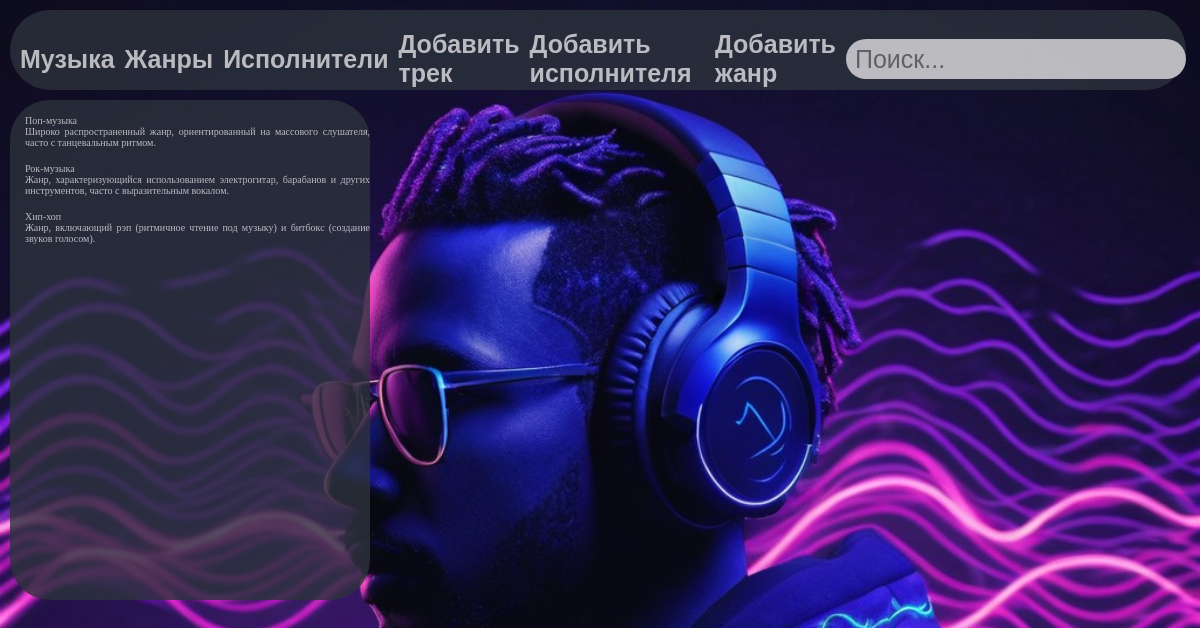
Before: /music/genre/ with the older database file.
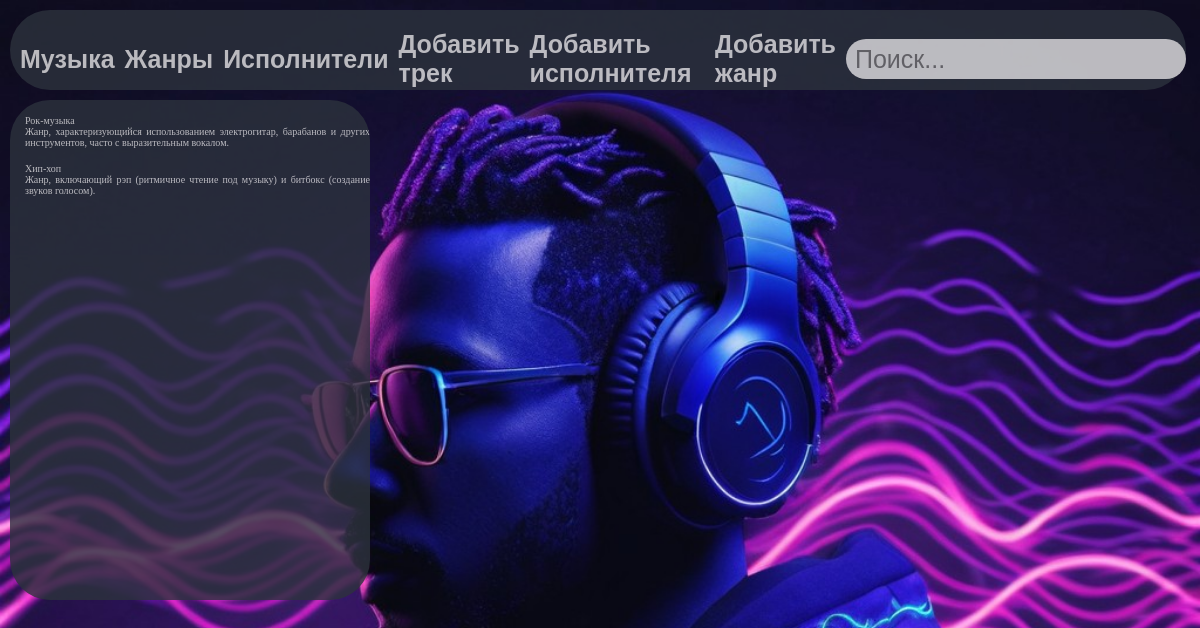
After: the same page with the newer database file.
### music/models.py (models this page shows, shortened)
class TypeMusics(models.Model):
    name_type = models.CharField('Жанр', max_length=250)
    description = models.CharField('Описание', max_length=250)
    class Meta:
        verbose_name = 'Жанр'
        verbose_name_plural = 'Жанры'

### music/views.py (the view)
# urls.py: path('genre/', views.genre, name='genre'),
def genre(request):
    Types = TypeMusics.objects.all()
    return render(request, 'music/genre-list.html', {'Types': Types})

### music/templates/music/genre-list.html
{% extends 'music/music.html' %}
{% block content %}
  {% for el in Types %}
    <div class="TypeMusics">
        <h3>
            <a href="{% url 'genre-details' el.id %}" class="btn btn-view">
                {{ el.name_type }}
            </a>
        </h3>
        <p>
            <a href="{% url 'genre-details' el.id %}" class="btn btn-view">
                {{ el.description }}
            </a>
        </p>
    </div>
    {% endfor %}
{% endblock %}

Changed rows visible on the page:
removed TypeMusics: name_type "Поп-музыка", description "Широко распространенный жанр, ориентированный на массового слушателя, часто с танцевальным ритмом."
